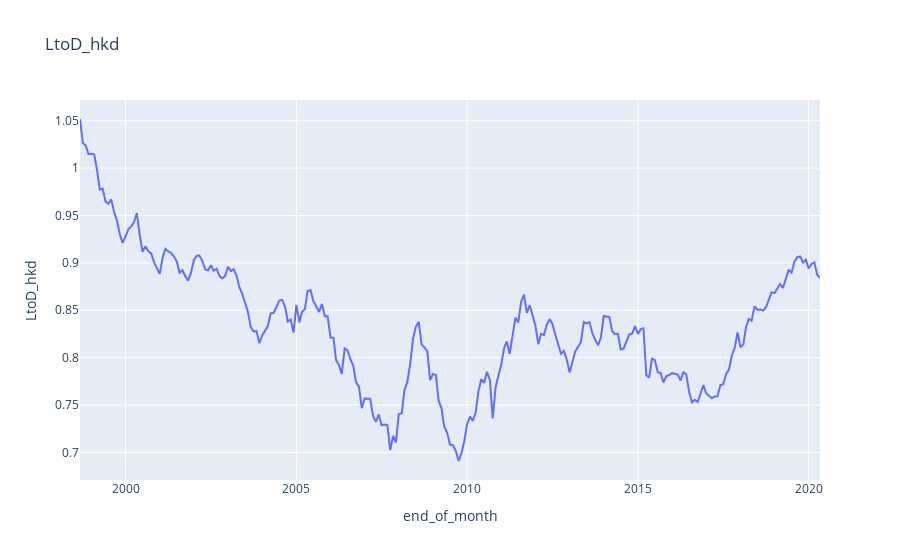

The notebook cell saved with this chart:
### Markdown cell above
## 3.2. Loan to Deposits (FC)

### Code cell
bs_records_df['LtoD_fc'] = (bs_records_df['asst_loanadvtocust_fc'] / bs_records_df['liab_depcust_fc'])

#To plot grapgh on colab run configure_plotly_browser_state() on each cell
configure_plotly_browser_state()


fig = px.line(bs_records_df, x="end_of_month", y = "LtoD_hkd",
              title='LtoD_hkd')
fig.show()

### Figure 1 — Plotly figure (JSON) as saved in the notebook; plotly's stock layout.template omitted (floating-point values rounded to 4 significant figures; data arrays with more than 128 entries replaced by an {"elided": "..."} marker saying what was removed)
{"data": [{"hovertemplate": "end_of_month=%{x}<br>LtoD_hkd=%{y}", "showlegend": false, "legendgroup": "", "name": "", "yaxis": "y", "hoverlabel": {"namelength": 0}, "mode": "lines", "xaxis": "x", "y": {"elided": "261 float values"}, "x": {"elided": "261 str values"}, "line": {"color": "#636efa", "dash": "solid"}, "type": "scatter"}], "layout": {"xaxis": {"domain": [0, 1], "anchor": "y", "title": {"text": "end_of_month"}}, "yaxis": {"domain": [0, 1], "anchor": "x", "title": {"text": "LtoD_hkd"}}, "legend": {"tracegroupgap": 0}, "title": {"text": "LtoD_hkd"}}}
